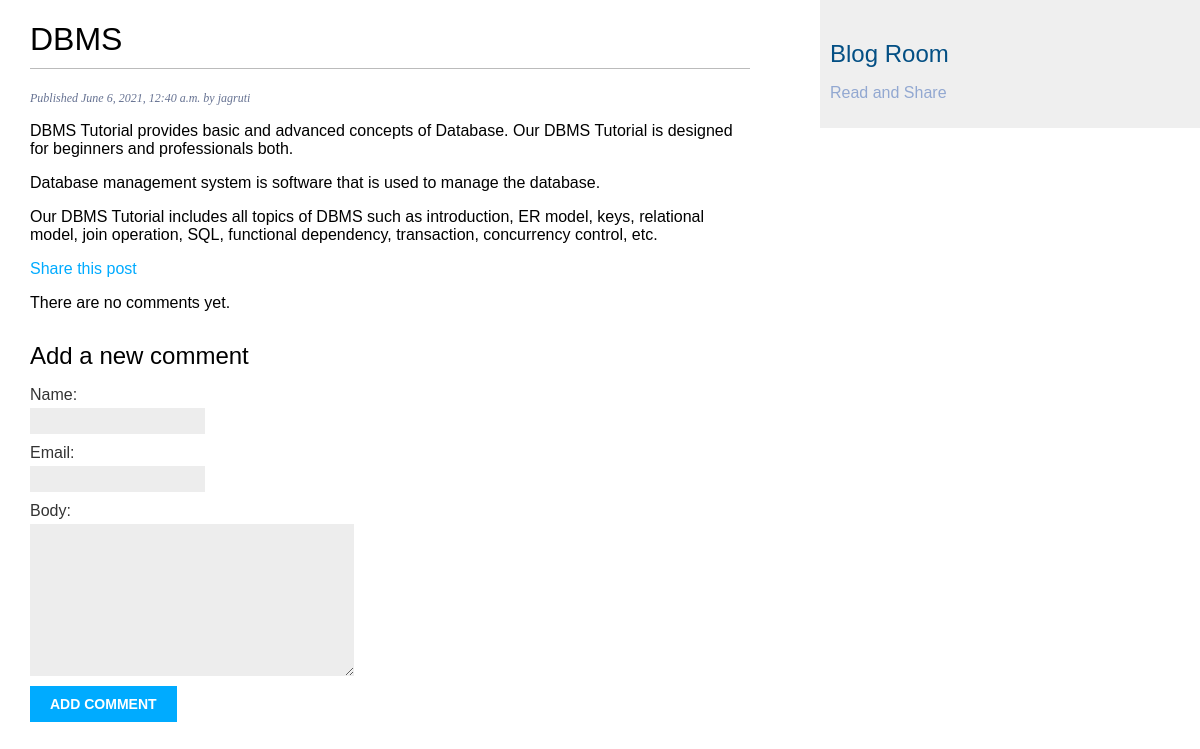
Page /blog/2021/6/6/dbms/ on the committed database.
### blog/models.py (models this page shows, shortened)
class Post(models.Model):
                STATUS_CHOICES=(
							('draft','Draft'),
							('published','Published'),
                )
                objects = models.Manager()  # The	default	manager.
                published = PublishedManager()  # Our	custom	manager.
                title=models.CharField(max_length=250)
                slug=models.SlugField(max_length=250,unique_for_date='publish')
                author=models.ForeignKey(User,on_delete=models.CASCADE,related_name='blog_posts')
                body=models.TextField()
                publish=models.DateTimeField(default=timezone.now)
                created=models.DateTimeField(auto_now_add=True)
                updated=models.DateTimeField(auto_now=True)
                status=models.CharField(max_length=10,choices=STATUS_CHOICES,default='draft')
                class Meta:
                    ordering=('-publish',)

### blog/views.py (the view)
def	post_detail(request,year,month,day,post):
        post = get_object_or_404(Post,slug=post,
                                    status='published',
                                    publish__year=year,
                                    publish__month=month,
                                    publish__day=day)
        comments = post.comments.filter(active=True)
        new_comment = None
        if request.method == 'POST':
            comment_form = CommentForm(data=request.POST)
            if comment_form.is_valid():
                new_comment = comment_form.save(commit=False)
                new_comment.post = post
                new_comment.save()
        else:
            comment_form = CommentForm()
        return render(request,
                        'blog/post/detail.html',
                        {'post':	post,
                         'comments': comments,
                         'new_comment': new_comment,
                         'comment_form': comment_form
                         })

### blog/forms.py
class CommentForm(forms.ModelForm):
				class Meta:
						model = Comment
						fields = ('name', 'email', 'body')

### blog/templates/blog/post/detail.html (shortened to what this page needs)
{% extends "blog/base.html" %}
{% block content %}
	<h1>{{ post.title }}</h1>
	<p class="date">
		Published {{ post.publish }} by {{ post.author }}
	</p>
	{{ post.body|linebreaks }}
	<p>
		<a href="{% url "blog:post_share" post.id %}">
		 Share this post
		</a>
	</p>
	{% for comment in comments %}
		<div class="comment">
				<p class="info">
						Comment	{{ forloop.counter }} by {{ comment.name }}
						{{ comment.created }}
				</p>
				{{ comment.body|linebreaks }}
		</div>
	{% empty %}
		<p>There are no	comments yet.</p>
	{% endfor %}
	{% if new_comment %}
		<h2>Your comment has been added.</h2>
	{% else %}
		<h2>Add	a new comment</h2>
		<form action="." method="post">
				{{ comment_form.as_p }}
				<p><input type="submit"	value="Add comment"></p>
		</form>
	{% endif %}
{% endblock %}

### static/css/blog.css (style rules this page uses)
body { background_colour: lightblue; margin:0; padding:0; font-family:helvetica, sans-serif; }
a { color:#00abff; text-decoration:none; }
h1 { font-weight:normal; border-bottom:1px solid #bbb; padding:0 0 10px 0; }
h2 { background_colour: lightblue; font-weight:normal; margin:30px 0 0; }
p.date { color:#667292; font-family: georgia, serif; font-size: 12px; font-style: italic; }
label { float:left; clear:both; color:#333; margin-bottom:4px; }
input, textarea { clear:both; float:left; margin:0 0 10px; background:#ededed; border:0; padding:6px 10px; font-size:12px; }
input[type=submit] { font-weight:bold; background:#00abff; color:#fff; padding:10px 20px; font-size:14px; text-transform:uppercase; }

### rows in the picture
Post: title "DBMS", publish "June 6, 2021, 12:40 a.m.", author "jagruti", body "DBMS Tutorial provides basic and advanced concepts of Database. Our DBMS Tutorial is designed for beginners and professionals both. Database management system is software that is used to manage the database. Our DBMS Tutorial includes all topics of DBMS such as introduction, ER model, keys, relational model, join operation, SQL, functional dependency, transaction, concurrency control, etc."
